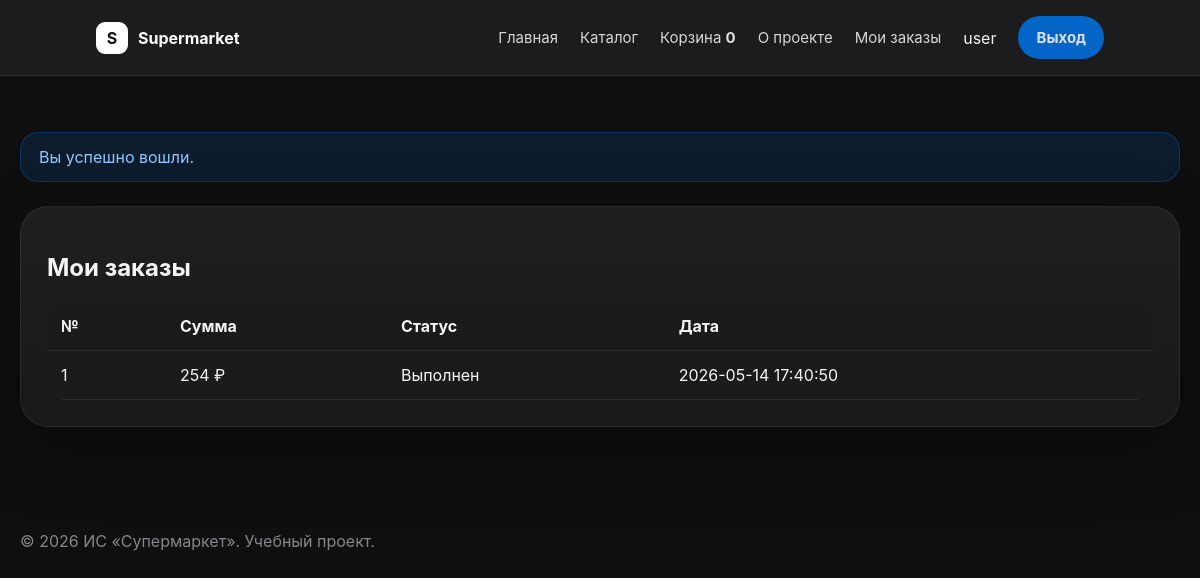
/index.php?page=my_orders (signed in), run on an earlier commit of the app's database.
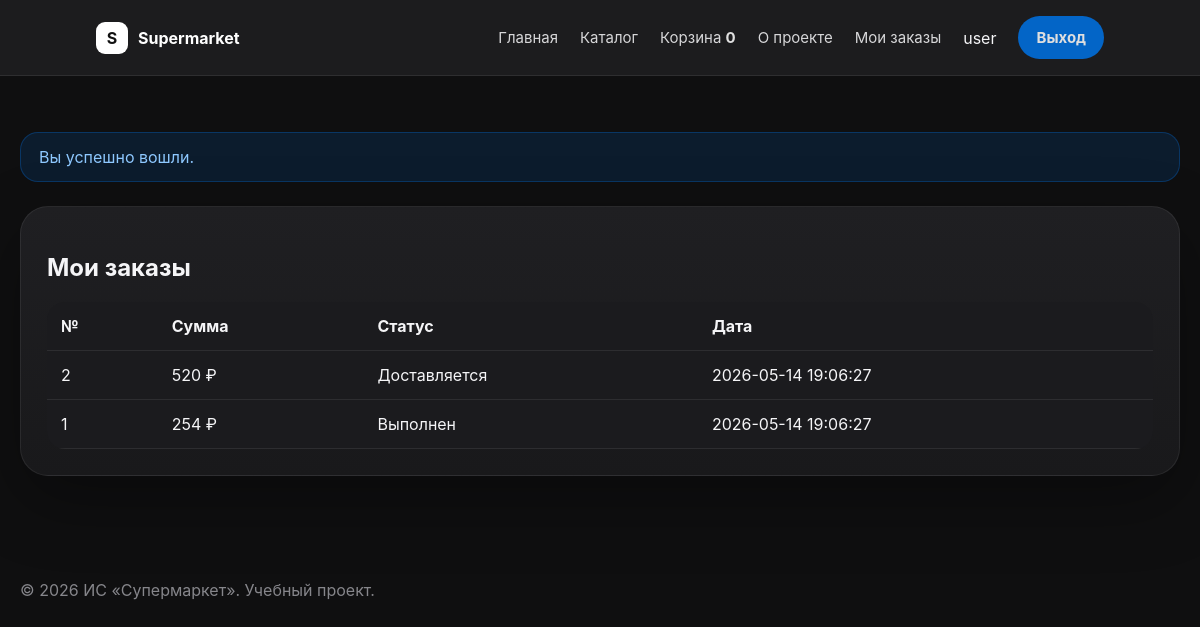
And on a later commit of the database.
### tables this page shows
CREATE TABLE `orders` (
  `id` int(11) NOT NULL,
  `user_id` int(11) DEFAULT NULL,
  `customer_name` varchar(120) NOT NULL,
  `phone` varchar(30) NOT NULL,
  `email` varchar(120) NOT NULL,
  `address` text NOT NULL,
  `total` decimal(10,2) NOT NULL,
  `status` enum('new','processing','delivery','completed','cancelled') NOT NULL DEFAULT 'new',
  `created_at` timestamp NOT NULL DEFAULT current_timestamp()
);

### src/Router/Router.php (called while the page is built, shortened)
<?php
class Router
{
    public function route(string $page): string
    {
        switch ($page) {
            case 'my_orders':
                return (new OrderController())->myOrders();
        }
    }
}

### src/Controllers/OrderController.php (the view, shortened to what this page needs)
<?php
class OrderController
{
    public function myOrders(): string
    {
        $pdo = Config::getPDO();
        $stmt = $pdo->prepare("SELECT * FROM orders WHERE user_id = ? ORDER BY id DESC");
        $stmt->execute([$_SESSION['user_id']]);
        $orders = $stmt->fetchAll();
        $content = "<section class='panel'><h1>Мои заказы</h1>";
        $content .= "<div class='table-wrap'><table><tr><th>№</th><th>Сумма</th><th>Статус</th><th>Дата</th></tr>";
        foreach ($orders as $order) {
            $sum = number_format((float)$order['total'], 0, '.', ' ');
            $status = $this->statusName($order['status']);
            $content .= "<tr><td>{$order['id']}</td><td>{$sum} ₽</td><td>{$status}</td><td>{$order['created_at']}</td></tr>";
        }
        $content .= "</table></div></section>";
        return BaseTemplate::render('Мои заказы', $content);
    }
    public function statusName(string $status): string
    {
        $names = [
            'new' => 'Новый',
            'processing' => 'В обработке',
            'delivery' => 'Доставляется',
            'completed' => 'Выполнен',
            'cancelled' => 'Отменён'
        ];
        return $names[$status] ?? $status;
    }
}

What changed in the data, as far as the page shows it:
added orders: id "2", total "520", status "Доставляется", created_at "2026-05-14 19:06:27"
changed orders "Выполнен": created_at "2026-05-14 17:40:50" → "2026-05-14 19:06:27"
